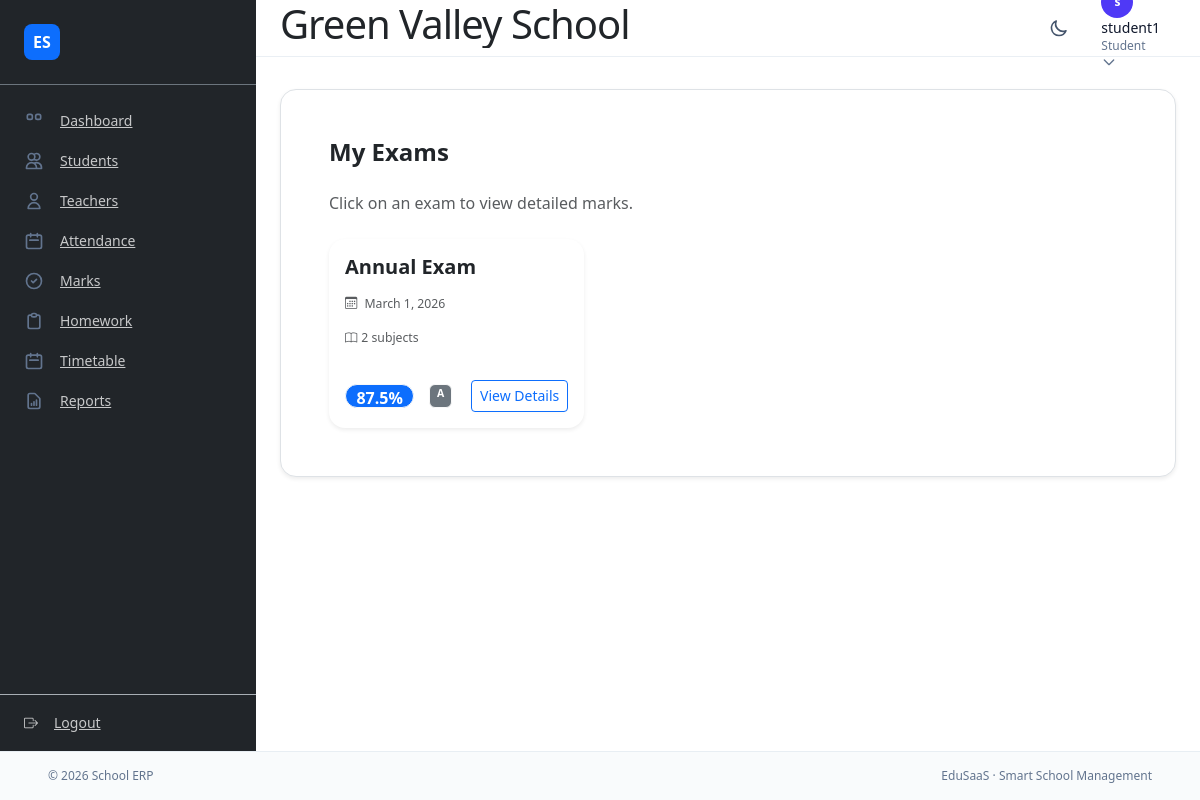
/student/exams/ (signed in), run on an earlier commit of the app's database.
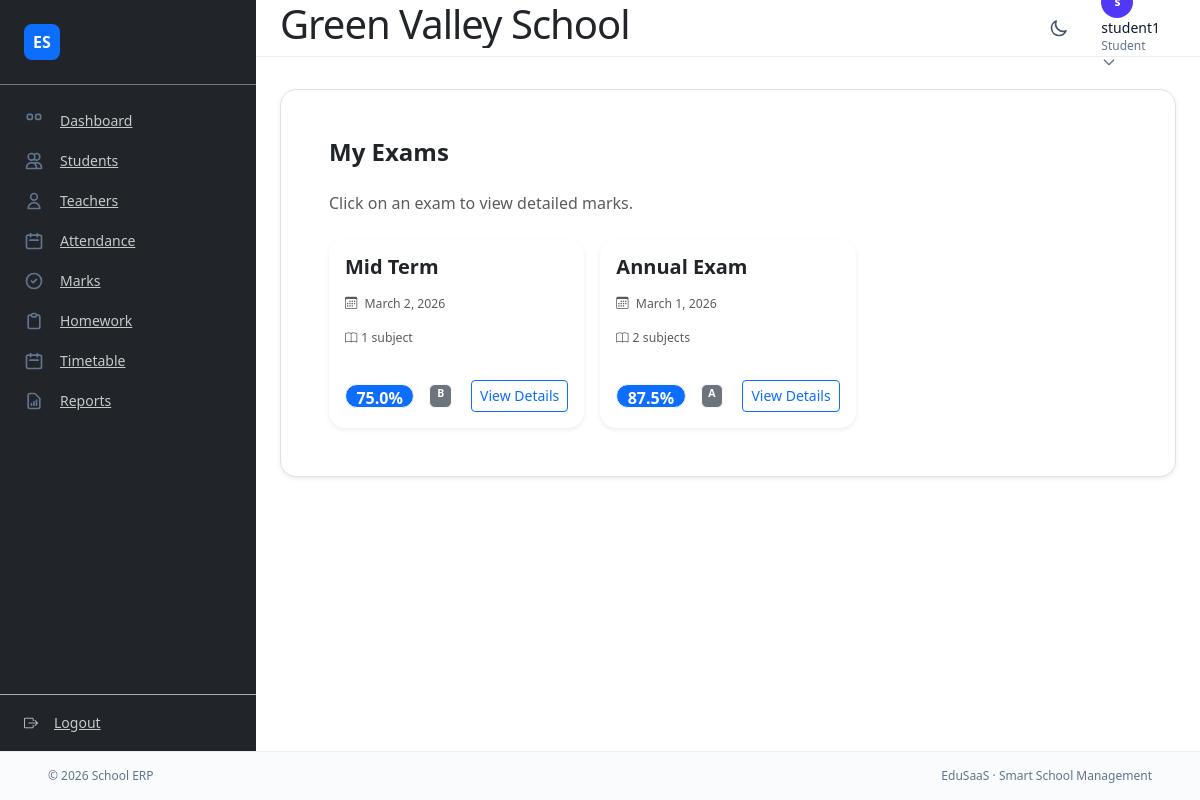
And on a later commit of the database.
### apps/core/models.py (models this page shows, shortened)
class Marks(models.Model):
    student = models.ForeignKey(
        Student,
        on_delete=models.CASCADE,
        related_name="marks",
    )
    subject = models.ForeignKey(
        Subject,
        on_delete=models.CASCADE,
        related_name="marks",
    )
    exam = models.ForeignKey(
        Exam,
        on_delete=models.CASCADE,
        null=True,
        blank=True,
        related_name="marks",
    )
    exam_name = models.CharField(max_length=100, blank=True)
    exam_date = models.DateField(null=True, blank=True)
    marks_obtained = models.PositiveIntegerField()
    total_marks = models.PositiveIntegerField()
    entered_by = models.ForeignKey(
        "accounts.User",
        on_delete=models.SET_NULL,
        null=True,
        blank=True,
        related_name="entered_marks",
    )
    class Meta:
        constraints = [
            models.UniqueConstraint(
                fields=["student", "subject", "exam"],
                name="unique_student_subject_exam",
                condition=Q(exam__isnull=False),
            ),
        ]

class Exam(models.Model):
    name = models.CharField(max_length=100)
    classroom = models.ForeignKey(
        ClassRoom,
        on_delete=models.CASCADE,
        related_name="exams",
    )
    school = models.ForeignKey(
        School,
        on_delete=models.CASCADE,
        related_name="exams",
    )
    start_date = models.DateField()
    end_date = models.DateField()

### apps/core/views.py (the view)
# urls.py: path("student/exams/", views.student_exams_list, name="student_exams_list"),
@student_required
def student_exams_list(request):
    student = getattr(request.user, "student_profile", None)
    if not student:
        return render(request, "core/student/exams_list.html", {"exams": []})
    exams = _student_exam_summaries(student)
    return render(request, "core/student/exams_list.html", {"exams": exams})

### apps/core/views.py (called while the page is built)
def _grade_from_pct(pct):
    if pct >= 90:
        return "A+"
    if pct >= 80:
        return "A"
    if pct >= 70:
        return "B"
    if pct >= 60:
        return "C"
    if pct >= 50:
        return "D"
    return "F"

### templates/core/student/exams_list.html (shortened to what this page needs)
{% extends "base.html" %}
{% block content %}
<div class="container-fluid px-0">
  <h1 class="h4 fw-bold mb-4">My Exams</h1>
  <p class="text-muted mb-4">Click on an exam to view detailed marks.</p>
  {% if exams %}
    <div class="row g-3">
      {% for exam in exams %}
      <div class="col-sm-6 col-lg-4">
        <div class="card border-0 shadow-sm rounded-4 h-100 exam-card">
          <div class="card-body">
            <h5 class="card-title fw-semibold">{{ exam.exam_name }}</h5>
            <p class="text-muted small mb-2">
              <i class="bi bi-calendar3 me-1"></i>
              {% if exam.exam_date %}{{ exam.exam_date }}{% else %}&#8212;{% endif %}
            </p>
            <p class="text-muted small mb-2">
              <i class="bi bi-book me-1"></i>{{ exam.total_subjects }} subject{{ exam.total_subjects|pluralize }}
            </p>
            <div class="d-flex justify-content-between align-items-center mt-3">
              <span class="badge bg-primary rounded-pill fs-6">{{ exam.overall_pct }}%</span>
              {% if exam.grade %}<span class="badge bg-secondary me-1">{{ exam.grade }}</span>{% endif %}
              {% if exam.exam_id %}
              <a href="{% url 'core:student_exam_detail_by_id' exam.exam_id %}" class="btn btn-outline-primary btn-sm">
                View Details
              </a>
              {% else %}
              <a href="{% url 'core:student_exam_detail' exam.exam_name %}" class="btn btn-outline-primary btn-sm">
                View Details
              </a>
              {% endif %}
            </div>
          </div>
        </div>
      </div>
      {% endfor %}
    </div>
  {% endif %}
</div>
{% endblock %}

What changed in the data, as far as the page shows it:
added Exam: exam_name "Mid Term", exam_date "March 2, 2026", total_subjects "1", overall_pct "75.0", grade "B"
